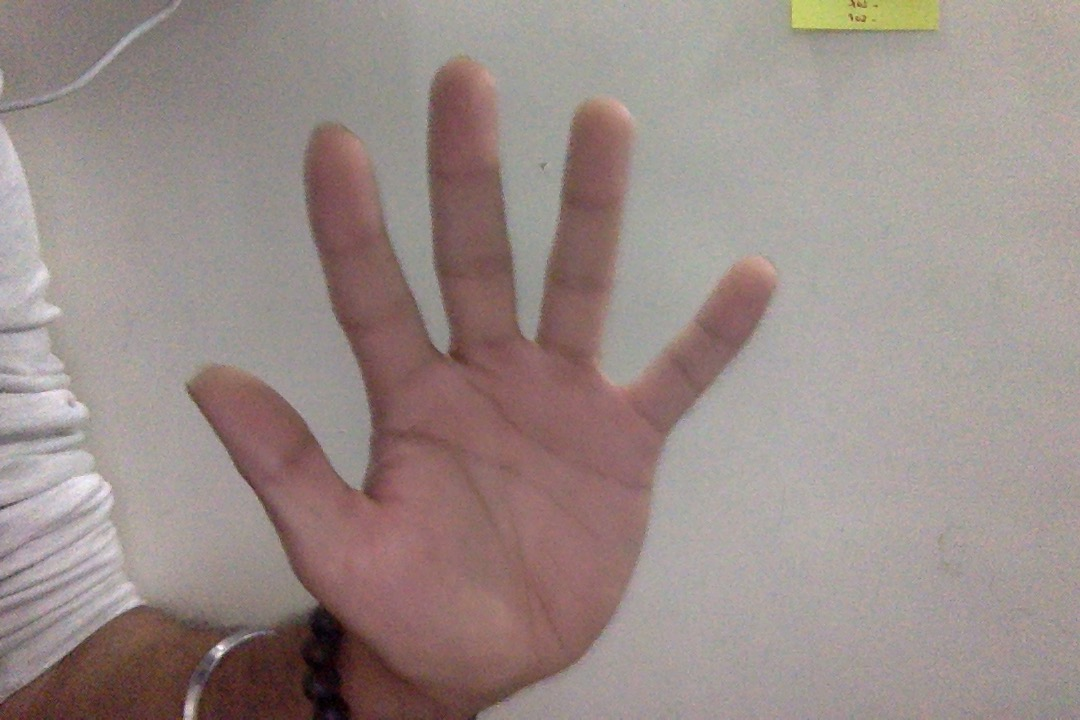
#> input picture Images/hand3.jpg, 1080 x 720 px
$ python Contours.py   (older library calls are emulated)
#> lines starting #> are read from the running program, lines starting #| are printed output that depends on the picture; after the words box and inside, x2 and y2 are one past the last pixel; in counts of white or black regions, pixels touching at a corner belong together
import cv2
import numpy as np

img = cv2.imread('../Images/hand3.jpg')
#> img is the input picture: shape (720, 1080, 3); mean B, G, R 136.4, 139.9, 154
img_gray = cv2.cvtColor(img,cv2.COLOR_BGR2GRAY)
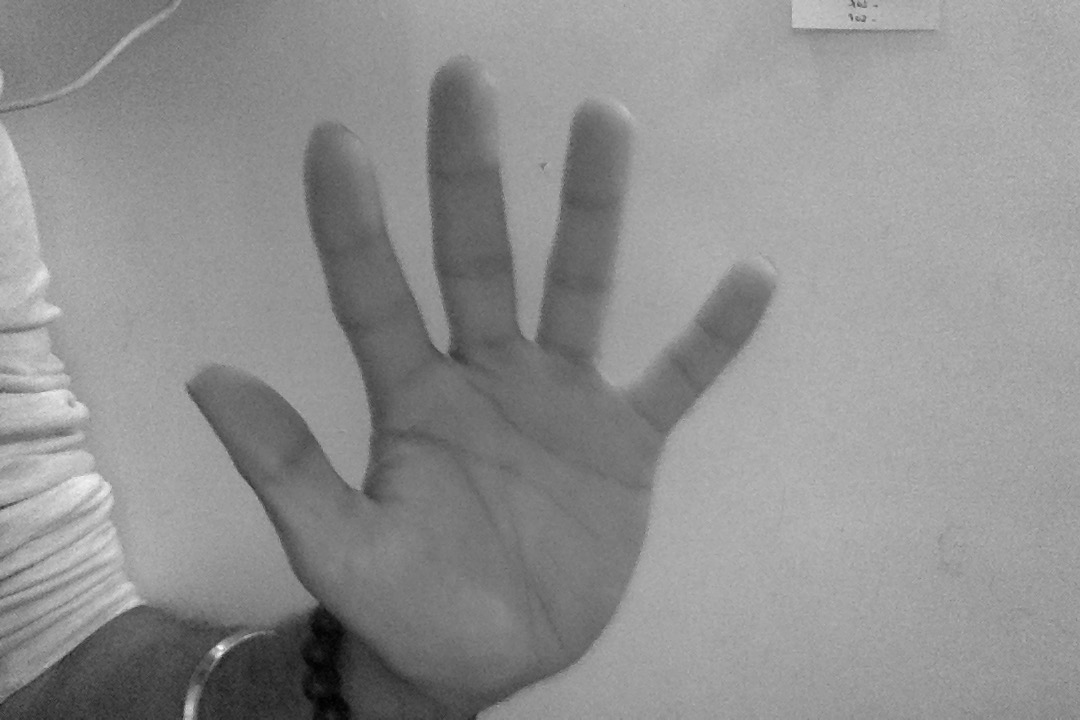
#> img_gray: shape (720, 1080); min 0, max 253, mean 143.7
blur = cv2.GaussianBlur(img_gray,(5,5),0)
ret,thresh1 = cv2.threshold(blur,70,255,cv2.THRESH_BINARY_INV+cv2.THRESH_OTSU)
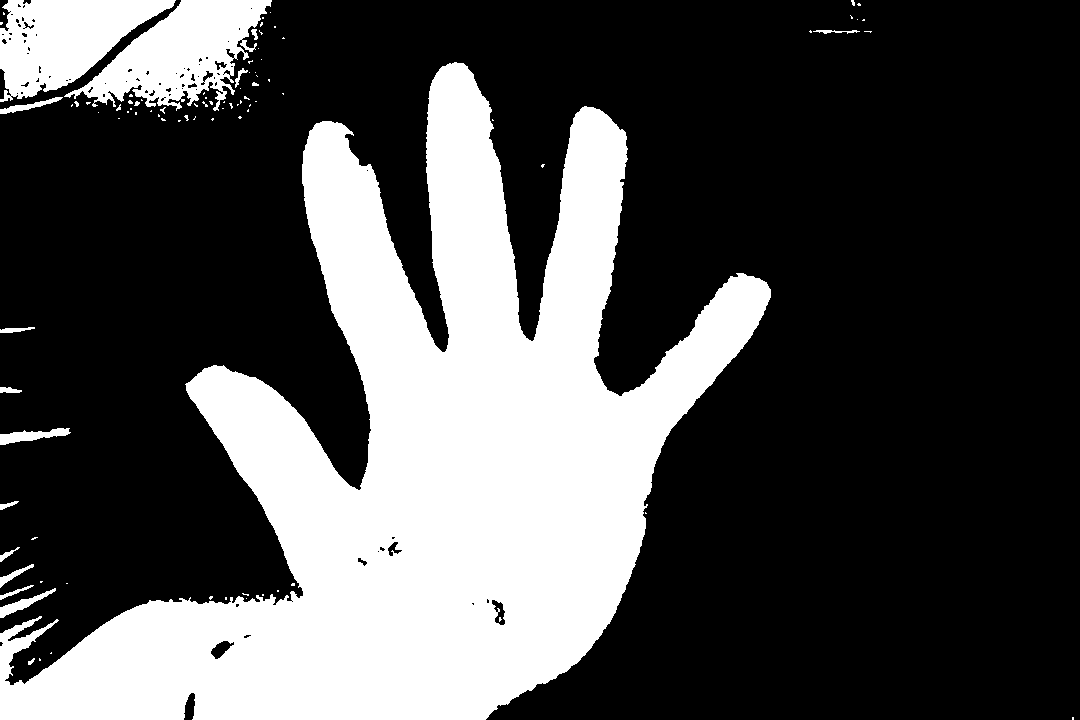
#> thresh1: shape (720, 1080); 30.3% white; 94 white regions (76 under 20 px)
#> ret = 132
_, contours, hierarchy = cv2.findContours(thresh1,cv2.RETR_TREE,cv2.CHAIN_APPROX_SIMPLE)
#> contours = 175 contours, 143 with area under 20; largest, box (x1, y1, x2, y2) and area: (0, 62, 771, 720) 209562, (64, 0, 272, 111) 11160, (0, 0, 176, 102) 10250, (0, 428, 71, 445) 511, (0, 588, 56, 618) 361

# [5 lines of commented-out code are left out]

cv2.imshow('image',thresh1)
k = cv2.waitKey(0)
#> (key Esc is pressed here)
if k == 27:         # wait for ESC key to exit
    cv2.destroyAllWindows()
elif k == ord('s'): # wait for 's' key to save and exit
    cv2.imwrite('messigray.png',img)
    cv2.destroyAllWindows()
#print defects

'''for i in range(defects.shape[0]):
    s,e,f,d = defects[i,0]
    start = tuple(cnt[s][0])
    end = tuple(cnt[e][0])
    far = tuple(cnt[f][0])
    cv2.line(img,start,end,[0,255,0],2)
    cv2.circle(img,far,5,[0,0,255],-1)

cv2.imshow('img',img)
cv2.waitKey(0)
cv2.destroyAllWindows()'''

$ run again, with Images/hand1.jpg copied over Images/hand3.jpg
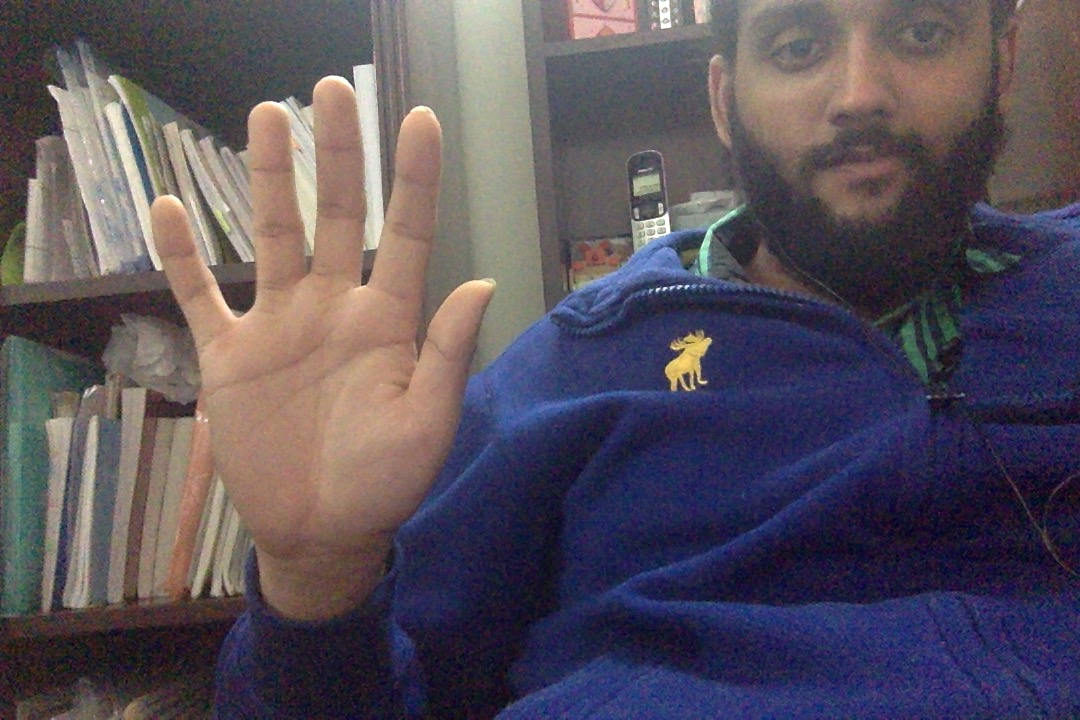
#> input picture Images/hand1.jpg, 1080 x 720 px
#> img is the input picture: shape (720, 1080, 3); mean B, G, R 92, 81.3, 89.1
#> `img_gray = cv2.cvtColor(img,cv2.COLOR_BGR2GRAY)`:
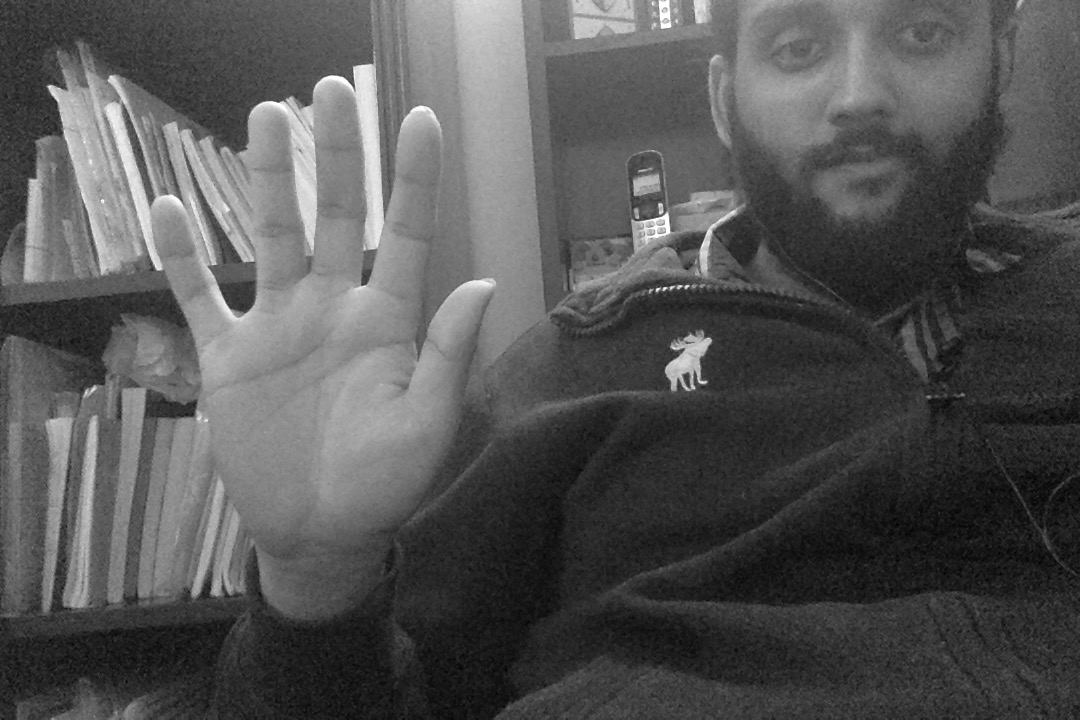
#> img_gray: shape (720, 1080); min 3, max 255, mean 84.9
#> `ret,thresh1 = cv2.threshold(blur,70,255,cv2.THRESH_BINARY_INV+cv2.THRE..`:
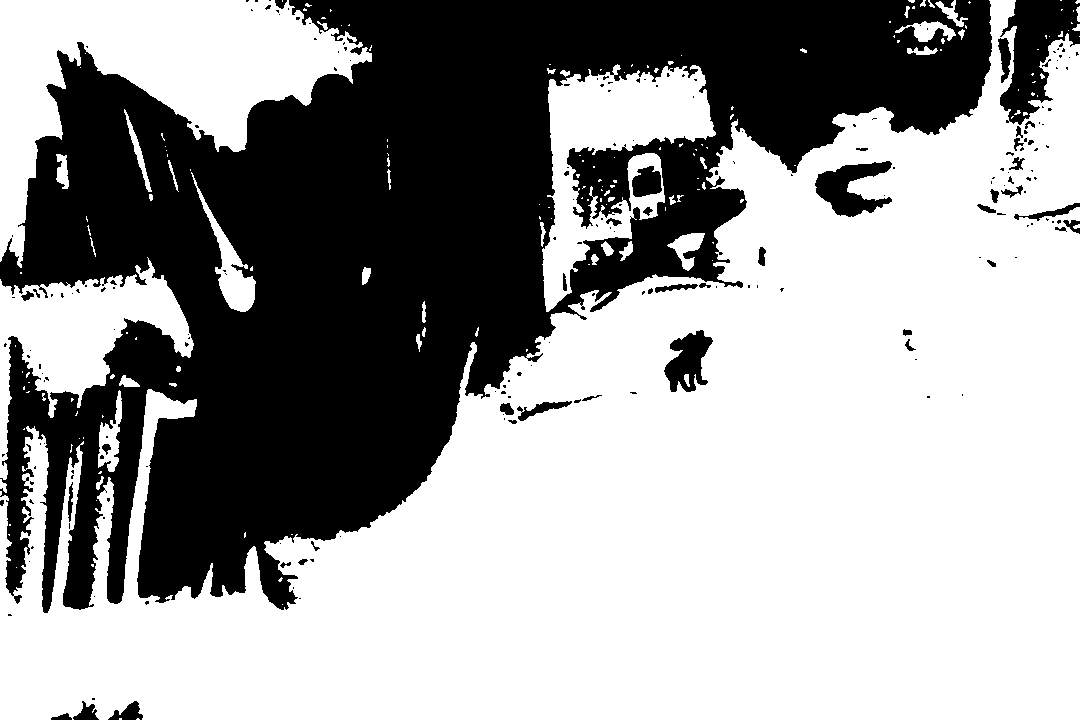
#> thresh1: shape (720, 1080); 61.4% white; 206 black regions (160 under 20 px)
#> ret = 94
#> contours = 388 contours, 304 with area under 20; largest, box (x1, y1, x2, y2) and area: (0, 0, 1080, 720) 401578, (0, 0, 372, 268) 37818, (542, 64, 716, 312) 18096, (0, 257, 194, 480) 14944, (814, 160, 893, 218) 2413

$ run again, with Images/hand2.jpg copied over Images/hand3.jpg
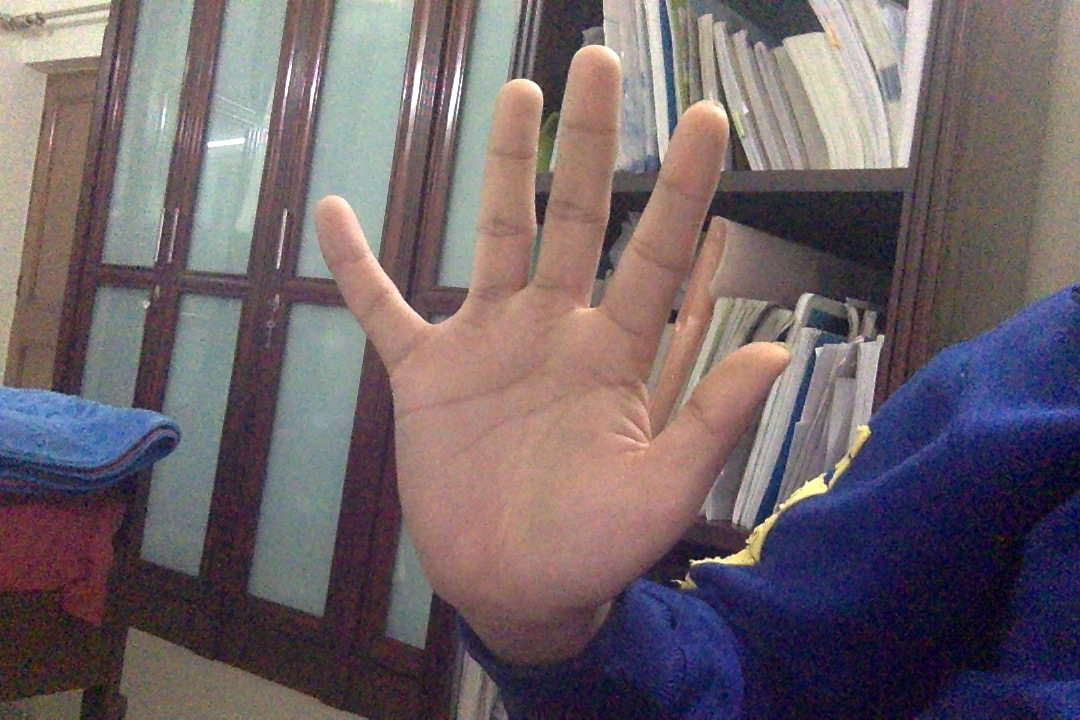
#> input picture Images/hand2.jpg, 1080 x 720 px
#> img is the input picture: shape (720, 1080, 3); mean B, G, R 104.5, 100, 111.1
#> `img_gray = cv2.cvtColor(img,cv2.COLOR_BGR2GRAY)`:
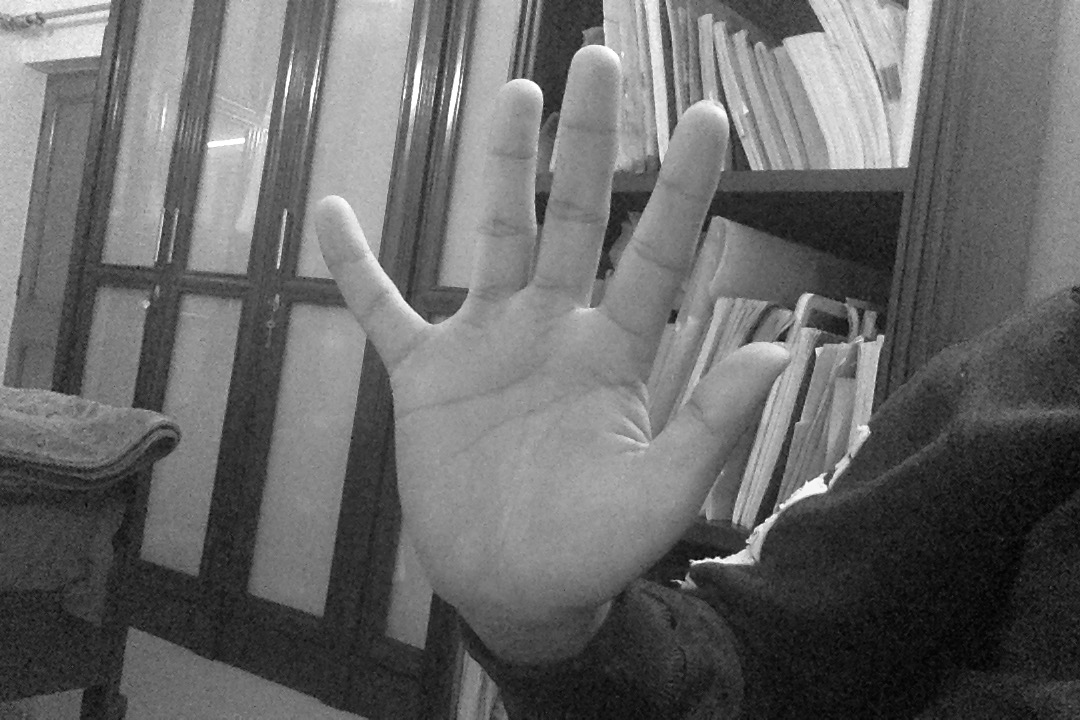
#> img_gray: shape (720, 1080); min 1, max 255, mean 103.8
#> `ret,thresh1 = cv2.threshold(blur,70,255,cv2.THRESH_BINARY_INV+cv2.THRE..`:
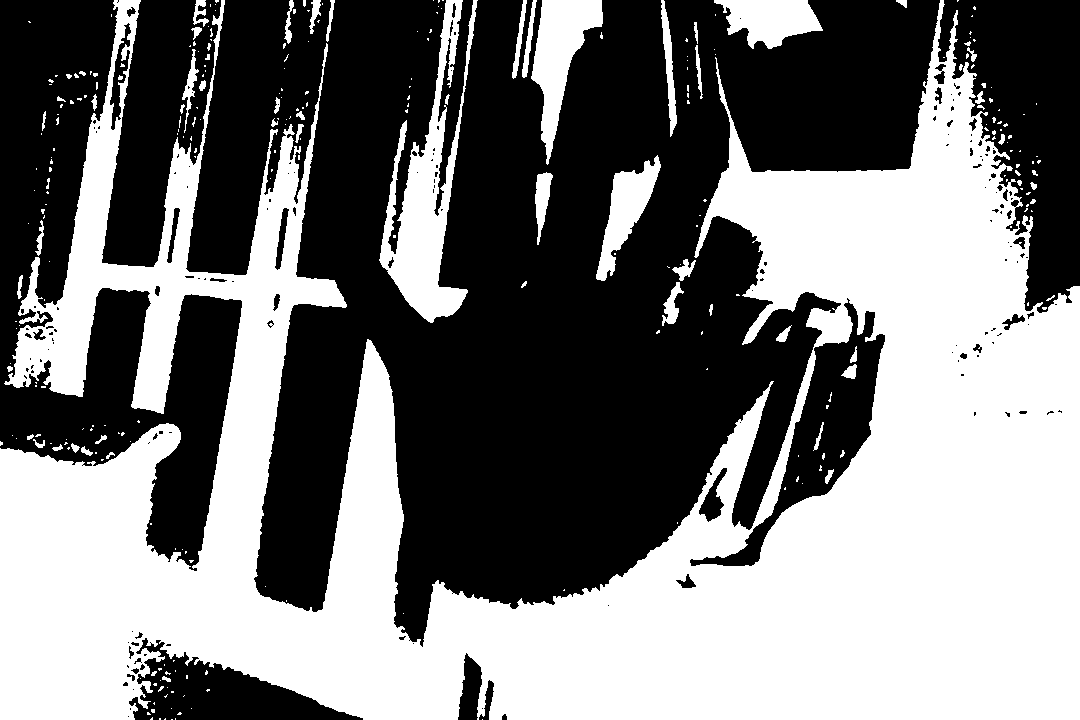
#> thresh1: shape (720, 1080); 47.4% white; 294 white regions (230 under 20 px)
#> ret = 101
#> contours = 468 contours, 372 with area under 20; largest, box (x1, y1, x2, y2) and area: (0, 0, 1080, 720) 349052, (689, 297, 886, 567) 12663, (379, 0, 478, 323) 10400, (531, 0, 603, 165) 4915, (714, 0, 823, 49) 3237
